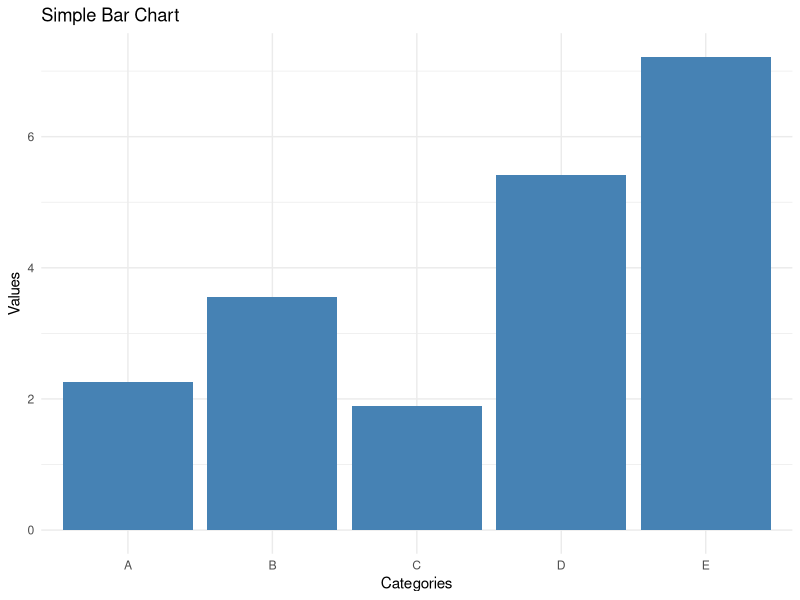

This chart was generated by the following R code:
library(ggplot2)

# Create sample data
data <- data.frame(
  category = c("A", "B", "C", "D", "E"),
  value = runif(5) * 10
)

# Create bar chart
p <- ggplot(data, aes(x = category, y = value)) +
  geom_bar(stat = "identity", fill = "steelblue") +
  labs(title = "Simple Bar Chart", x = "Categories", y = "Values") +
  theme_minimal()

# Display the plot
print(p)
